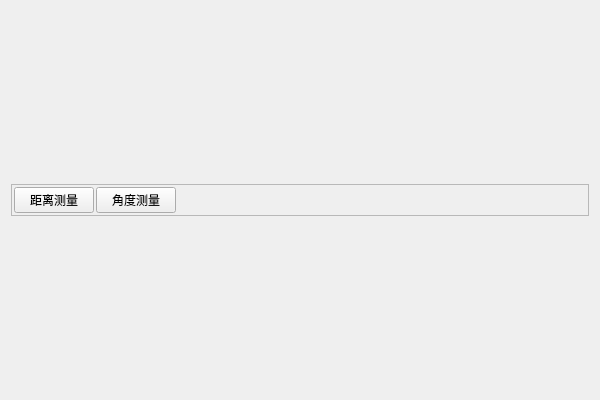
<?xml version="1.0" encoding="UTF-8"?>
<ui version="4.0">
 <class>MainwindowClass</class>
 <widget class="QWidget" name="MainwindowClass">
  <property name="geometry">
   <rect>
    <x>0</x>
    <y>0</y>
    <width>600</width>
    <height>400</height>
   </rect>
  </property>
  <property name="windowTitle">
   <string>Mainwindow</string>
  </property>
  <layout class="QGridLayout" name="gridLayout_2">
   <item row="1" column="0">
    <layout class="QGridLayout" name="gridLayout"/>
   </item>
   <item row="0" column="0">
    <widget class="QFrame" name="frame">
     <property name="sizePolicy">
      <sizepolicy hsizetype="Preferred" vsizetype="Fixed">
       <horstretch>0</horstretch>
       <verstretch>0</verstretch>
      </sizepolicy>
     </property>
     <property name="frameShape">
      <enum>QFrame::StyledPanel</enum>
     </property>
     <property name="frameShadow">
      <enum>QFrame::Raised</enum>
     </property>
     <layout class="QHBoxLayout" name="horizontalLayout">
      <property name="spacing">
       <number>2</number>
      </property>
      <property name="leftMargin">
       <number>2</number>
      </property>
      <property name="topMargin">
       <number>2</number>
      </property>
      <property name="rightMargin">
       <number>2</number>
      </property>
      <property name="bottomMargin">
       <number>2</number>
      </property>
      <item>
       <widget class="QPushButton" name="pushButton_Linear">
        <property name="text">
         <string>距离测量</string>
        </property>
       </widget>
      </item>
      <item>
       <widget class="QPushButton" name="pushButton_angle">
        <property name="text">
         <string>角度测量</string>
        </property>
       </widget>
      </item>
      <item>
       <spacer name="horizontalSpacer">
        <property name="orientation">
         <enum>Qt::Horizontal</enum>
        </property>
        <property name="sizeHint" stdset="0">
         <size>
          <width>419</width>
          <height>20</height>
         </size>
        </property>
       </spacer>
      </item>
     </layout>
    </widget>
   </item>
  </layout>
 </widget>
 <layoutdefault spacing="6" margin="11"/>
 <resources/>
 <connections/>
</ui>
